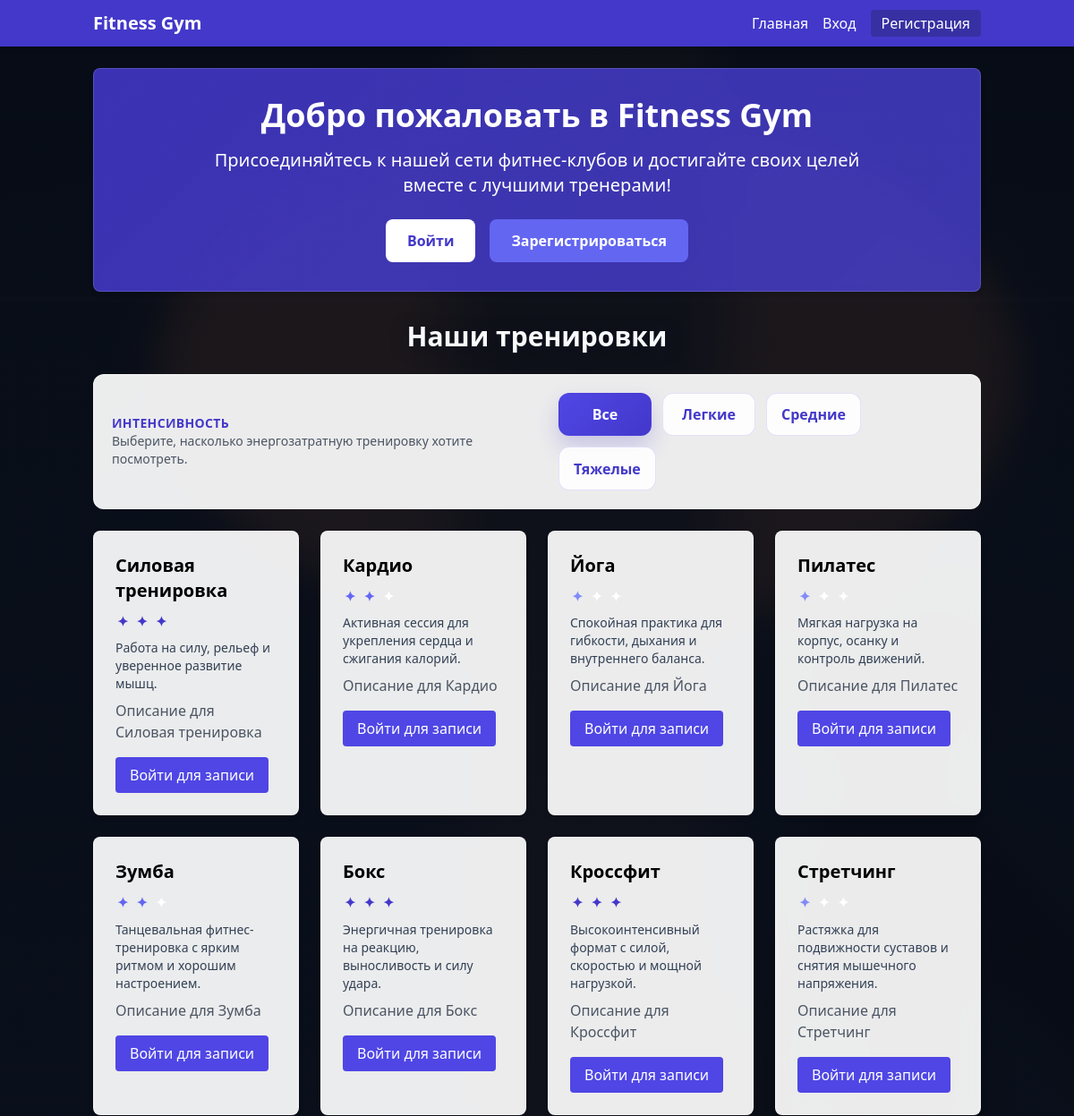
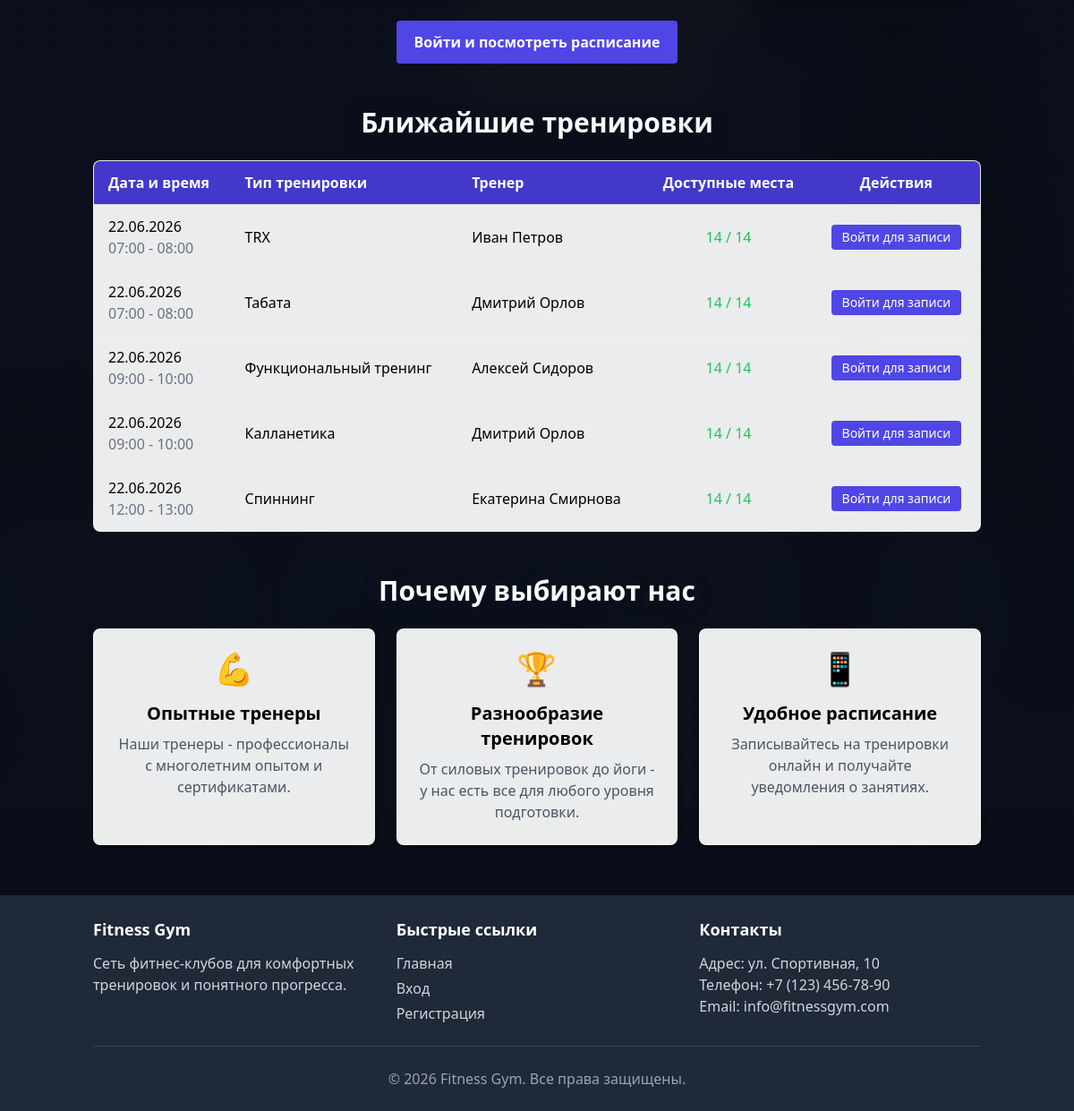
/index, run on the app's committed database (2 pictures, top to bottom).
### models/models.py (models this page shows, shortened)
class WorkoutType(db.Model):
    __tablename__ = 'workout_types'
    id = db.Column(db.Integer, primary_key=True)
    name = db.Column(db.String(100), nullable=False, unique=True)
    description = db.Column(db.Text)
    workouts = db.relationship('Workout', backref='workout_type', lazy=True)

class Workout(db.Model):
    __tablename__ = 'workouts'
    id = db.Column(db.Integer, primary_key=True)
    trainer_id = db.Column(db.Integer, db.ForeignKey('trainers.id'), nullable=False)
    workout_type_id = db.Column(db.Integer, db.ForeignKey('workout_types.id'), nullable=False)
    start_time = db.Column(db.DateTime, nullable=False)
    end_time = db.Column(db.DateTime, nullable=False)
    max_participants = db.Column(db.Integer, default=10)
    description = db.Column(db.Text)
    bookings = db.relationship('Booking', backref='workout', lazy=True, cascade="all, delete-orphan")
    @property
    def available_spots(self):
        return self.max_participants - len(self.bookings)
    @property
    def is_full(self):
        return self.available_spots <= 0

class Trainer(db.Model):
    __tablename__ = 'trainers'
    id = db.Column(db.Integer, primary_key=True)
    first_name = db.Column(db.String(50), nullable=False)
    last_name = db.Column(db.String(50), nullable=False)
    experience_years = db.Column(db.Integer, default=0)
    specialization = db.Column(db.String(100), nullable=False)
    profile = db.Column(db.Text)
    workouts = db.relationship('Workout', backref='trainer', lazy=True, cascade="all, delete-orphan")

### controllers/main.py (the view, shortened to what this page needs)
@main_bp.route('/')
@main_bp.route('/index')
def index():
    upcoming_workouts = (
        Workout.query.filter(Workout.start_time >= datetime.now())
        .order_by(Workout.start_time)
        .limit(5)
        .all()
    )
    workout_types = WorkoutType.query.all()
    featured_workout_types = workout_types[:8]
    smart_profile = build_client_intelligence(current_user) if current_user.is_authenticated else None
    home_plan = build_home_plan_context(current_user) if current_user.is_authenticated else None
    recommended_workouts = []
    return render_template(
        'index.html',
        title='Главная',
        upcoming_workouts=upcoming_workouts,
        workout_types=workout_types,
        featured_workout_types=featured_workout_types,
        energy_levels=ENERGY_LEVELS,
        workout_summaries=WORKOUT_SUMMARIES,
        smart_profile=smart_profile,
        home_plan=home_plan,
        recommended_workouts=recommended_workouts,
    )

### templates/index.html (shortened to what this page needs)
{% extends 'base.html' %}
{% block body_class %}home-page{% endblock %}
{% block content %}
    <div class="homepage-hero text-white rounded-lg shadow-md p-8 mb-8">
        <div class="max-w-3xl mx-auto text-center">
            <h1 class="text-4xl font-bold mb-4">Добро пожаловать в Fitness Gym</h1>
            <p class="text-xl mb-6">Присоединяйтесь к нашей сети фитнес-клубов и достигайте своих целей вместе с лучшими тренерами!</p>
            {% if not current_user.is_authenticated %}
                <div class="flex flex-col sm:flex-row justify-center space-y-3 sm:space-y-0 sm:space-x-4">
                    <a href="{{ url_for('auth.login') }}" class="bg-white text-indigo-700 hover:bg-indigo-100 px-6 py-3 rounded-lg font-semibold">Войти</a>
                    <a href="{{ url_for('auth.register') }}" class="bg-indigo-500 hover:bg-indigo-600 text-white px-6 py-3 rounded-lg font-semibold">Зарегистрироваться</a>
                </div>
            {% else %}
                <a href="{{ url_for('user.workouts') }}" class="inline-block bg-indigo-500 hover:bg-indigo-600 text-white px-6 py-3 rounded-lg font-semibold">Найти тренировку</a>
            {% endif %}
        </div>
    </div>
    <section class="mb-12">
        <h2 class="text-3xl font-bold mb-6 text-center">Наши тренировки</h2>
        <div class="homepage-panel intensity-filter-panel p-4 md:p-5 mb-6">
            <div class="flex flex-col gap-4 md:flex-row md:items-center md:justify-between">
                <div>
                    <p class="text-sm font-semibold uppercase tracking-wide text-indigo-700">Интенсивность</p>
                    <p class="text-sm text-gray-600">Выберите, насколько энергозатратную тренировку хотите посмотреть.</p>
                </div>
                <div class="intensity-filter-controls" data-intensity-filter>
                    <button type="button" class="intensity-filter-btn is-active" data-level="all">Все</button>
                    <button type="button" class="intensity-filter-btn" data-level="1">Легкие</button>
                    <button type="button" class="intensity-filter-btn" data-level="2">Средние</button>
                    <button type="button" class="intensity-filter-btn" data-level="3">Тяжелые</button>
                </div>
            </div>
        </div>
        <div class="grid grid-cols-1 md:grid-cols-2 lg:grid-cols-4 gap-6" data-workout-grid>
            {% for workout_type in featured_workout_types %}
                {% set energy_level = energy_levels.get(workout_type.name, 2) %}
                {% set workout_summary = workout_summaries.get(workout_type.name, 'Сбалансированная тренировка для силы, выносливости и хорошего самочувствия.') %}
                <div class="homepage-panel rounded-lg shadow-md overflow-hidden workout-card" data-energy-level="{{ energy_level }}">
                    <div class="p-6">
                        <h3 class="text-xl font-bold mb-2">{{ workout_type.name }}</h3>
                        <div class="energy-meter energy-level-{{ energy_level }} mb-3" aria-label="Уровень нагрузки {{ energy_level }} из 3">
                            {% for step in range(1, 4) %}
                                <span class="energy-dot {% if step <= energy_level %}is-active{% endif %}">✦</span>
                            {% endfor %}
                        </div>
                        <p class="text-sm font-medium text-slate-700 mb-2">{{ workout_summary }}</p>
                        <p class="text-gray-600 mb-4">{{ workout_type.description }}</p>
                        {% if current_user.is_authenticated %}
                            <a href="{{ url_for('user.workouts', type=workout_type.id) }}" class="inline-block bg-indigo-600 hover:bg-indigo-700 text-white px-4 py-2 rounded">Записаться</a>
                        {% else %}
                            <a href="{{ url_for('auth.login') }}" class="inline-block bg-indigo-600 hover:bg-indigo-700 text-white px-4 py-2 rounded">Войти для записи</a>
                        {% endif %}
                    </div>
                </div>
            {% endfor %}
        </div>
        <div class="mt-6 text-center">
            {% if current_user.is_authenticated %}
                <a href="{{ url_for('user.workouts') }}" class="inline-block bg-indigo-600 hover:bg-indigo-700 text-white px-5 py-3 rounded font-semibold">Показать все тренировки</a>
            {% else %}
                <a href="{{ url_for('auth.login') }}" class="inline-block bg-indigo-600 hover:bg-indigo-700 text-white px-5 py-3 rounded font-semibold">Войти и посмотреть расписание</a>
            {% endif %}
        </div>
    </section>
    <section class="mb-12">
        <h2 class="text-3xl font-bold mb-6 text-center">Ближайшие тренировки</h2>
        <div class="hidden overflow-x-auto md:block">
            <table class="min-w-full homepage-panel rounded-lg shadow-md overflow-hidden">
                <thead class="bg-indigo-700 text-white">
                    <tr>
                        <th class="py-3 px-4 text-left">Дата и время</th>
                        <th class="py-3 px-4 text-left">Тип тренировки</th>
                        <th class="py-3 px-4 text-left">Тренер</th>
                        <th class="py-3 px-4 text-center">Доступные места</th>
                        <th class="py-3 px-4 text-center">Действия</th>
                    </tr>
                </thead>
                <tbody>
                    {% for workout in upcoming_workouts %}
                        <tr class="border-t hover:bg-gray-50">
                            <td class="py-3 px-4">
                                {{ workout.start_time.strftime('%d.%m.%Y') }}<br>
                                <span class="text-gray-500">{{ workout.start_time.strftime('%H:%M') }} - {{ workout.end_time.strftime('%H:%M') }}</span>
                            </td>
                            <td class="py-3 px-4">{{ workout.workout_type.name }}</td>
                            <td class="py-3 px-4">{{ workout.trainer.first_name }} {{ workout.trainer.last_name }}</td>
                            <td class="py-3 px-4 text-center">
                                <span class="{% if workout.is_full %}text-red-500{% elif workout.available_spots <= 3 %}text-yellow-500{% else %}text-green-500{% endif %}">
                                    {{ workout.available_spots }} / {{ workout.max_participants }}
                                </span>
                            </td>
                            <td class="py-3 px-4 text-center">
                                {% if current_user.is_authenticated %}
                                    {% if not workout.is_full %}
                                        <a href="{{ url_for('user.book_workout', workout_id=workout.id) }}" class="inline-block bg-indigo-600 hover:bg-indigo-700 text-white px-3 py-1 rounded text-sm">Записаться</a>
                                    {% else %}
                                        <span class="text-red-500 text-sm">Нет мест</span>
                                    {% endif %}
                                {% else %}
                                    <a href="{{ url_for('auth.login') }}" class="inline-block bg-indigo-600 hover:bg-indigo-700 text-white px-3 py-1 rounded text-sm">Войти для записи</a>
                                {% endif %}
                            </td>
                        </tr>
                    {% else %}
                        <tr>
                            <td colspan="5" class="py-4 px-4 text-center text-gray-500">Нет предстоящих тренировок</td>
                        </tr>
                    {% endfor %}
                </tbody>
            </table>
        </div>
    </section>
    <section class="mb-8">
        <h2 class="text-3xl font-bold mb-6 text-center">Почему выбирают нас</h2>
        <div class="grid grid-cols-1 md:grid-cols-3 gap-6">
            <div class="homepage-panel rounded-lg shadow-md p-6 text-center">
                <div class="mb-4 text-4xl text-indigo-600">💪</div>
                <h3 class="text-xl font-bold mb-2">Опытные тренеры</h3>
                <p class="text-gray-600">Наши тренеры - профессионалы с многолетним опытом и сертификатами.</p>
            </div>
            <div class="homepage-panel rounded-lg shadow-md p-6 text-center">
                <div class="mb-4 text-4xl text-indigo-600">🏆</div>
                <h3 class="text-xl font-bold mb-2">Разнообразие тренировок</h3>
                <p class="text-gray-600">От силовых тренировок до йоги - у нас есть все для любого уровня подготовки.</p>
            </div>
            <div class="homepage-panel rounded-lg shadow-md p-6 text-center">
                <div class="mb-4 text-4xl text-indigo-600">📱</div>
                <h3 class="text-xl font-bold mb-2">Удобное расписание</h3>
                <p class="text-gray-600">Записывайтесь на тренировки онлайн и получайте уведомления о занятиях.</p>
            </div>
        </div>
    </section>
{% endblock %}

### data on the page
WorkoutType: name "Силовая тренировка", workout_summary "Работа на силу, рельеф и уверенное развитие мышц.", description "Описание для Силовая тренировка"
WorkoutType: name "Кардио", workout_summary "Активная сессия для укрепления сердца и сжигания калорий.", description "Описание для Кардио"
WorkoutType: name "Йога", workout_summary "Спокойная практика для гибкости, дыхания и внутреннего баланса.", description "Описание для Йога"
WorkoutType: name "Пилатес", workout_summary "Мягкая нагрузка на корпус, осанку и контроль движений.", description "Описание для Пилатес"
WorkoutType: name "Зумба", workout_summary "Танцевальная фитнес-тренировка с ярким ритмом и хорошим настроением.", description "Описание для Зумба"
WorkoutType: name "Бокс", workout_summary "Энергичная тренировка на реакцию, выносливость и силу удара.", description "Описание для Бокс"
WorkoutType: name "Кроссфит", workout_summary "Высокоинтенсивный формат с силой, скоростью и мощной нагрузкой.", description "Описание для Кроссфит"
WorkoutType: name "Стретчинг", workout_summary "Растяжка для подвижности суставов и снятия мышечного напряжения.", description "Описание для Стретчинг"
Workout: start_time "22.06.2026", start_time "07:00", end_time "08:00", workout_type.name "TRX", trainer.first_name "Иван", trainer.last_name "Петров", available_spots "14", max_participants "14"
Workout: start_time "22.06.2026", start_time "07:00", end_time "08:00", workout_type.name "Табата", trainer.first_name "Дмитрий", trainer.last_name "Орлов", available_spots "14", max_participants "14"
Workout: start_time "22.06.2026", start_time "09:00", end_time "10:00", workout_type.name "Функциональный тренинг", trainer.first_name "Алексей", trainer.last_name "Сидоров", available_spots "14", max_participants "14"
Workout: start_time "22.06.2026", start_time "09:00", end_time "10:00", workout_type.name "Калланетика", trainer.first_name "Дмитрий", trainer.last_name "Орлов", available_spots "14", max_participants "14"
Workout: start_time "22.06.2026", start_time "12:00", end_time "13:00", workout_type.name "Спиннинг", trainer.first_name "Екатерина", trainer.last_name "Смирнова", available_spots "14", max_participants "14"
